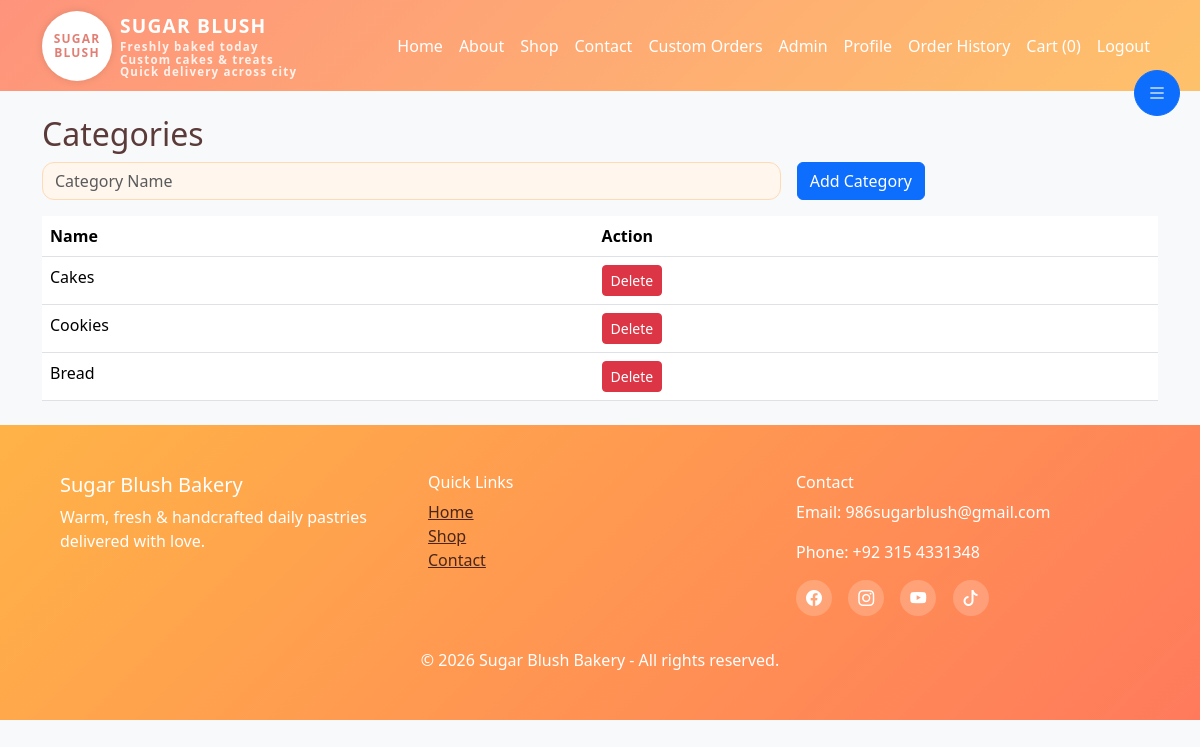
Page /admin/categories (signed in) on the committed database.
### models.py (models this page shows)
class Category(db.Model):
    id = db.Column(db.Integer, primary_key=True)
    name = db.Column(db.String(80), unique=True, nullable=False)
    products = db.relationship('Product', backref='category', lazy=True)

### app.py (the view, shortened to what this page needs)
@app.route('/admin/categories', methods=['GET', 'POST'])
@login_required
@admin_required
def admin_categories():
    categories = Category.query.all()
    return render_template('admin/categories.html', categories=categories)

### app.py (called while the page is built)
@login_manager.user_loader
def load_user(user_id):
    return User.query.get(int(user_id))

def admin_required(f):
    @wraps(f)
    def decorated_function(*args, **kwargs):
        if not current_user.is_authenticated or current_user.role != 'admin':
            flash('Admin access required', 'danger')
            return redirect(url_for('login'))
        return f(*args, **kwargs)
    return decorated_function

### templates/admin/categories.html (shortened to what this page needs)
{% extends 'base.html' %}
{% block content %}
<h2>Categories</h2>
<form method="post" class="row g-3 mb-3"><div class="col-md-8"><input class="form-control" name="name" placeholder="Category Name" required></div><div class="col-md-4"><button class="btn btn-primary">Add Category</button></div></form>
<table class="table"><thead><tr><th>Name</th><th>Action</th></tr></thead><tbody>{% for c in categories %}<tr><td>{{ c.name }}</td><td><a class="btn btn-sm btn-danger" href="{{ url_for('delete_category', category_id=c.id) }}">Delete</a></td></tr>{% endfor %}</tbody></table>
{% endblock %}

### static/css/style.css (style rules this page uses)
body { background: #FFF7F3; color: #5B3A3A; font-family: 'Segoe UI', Tahoma, Geneva, Verdana, sans-serif; }
:root { --primary: #FF7A5C; --secondary: #FFB347; --accent: #FF4D6D; --light: #FFF7F3; --mid: #FFD7BA; --text: #5B3A3A; }
.form-control { border-radius: 12px; border: 1px solid #FFDAB5; background-color: #FFF6EE; transition: border-color .25s, box-shadow .25s; }

### rows in the picture
Category: name "Cakes"
Category: name "Cookies"
Category: name "Bread"

### other values in the picture
{{ cart_count }} "0"
